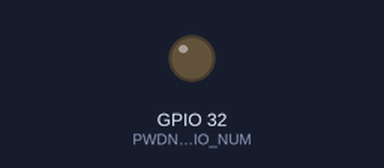
The sketch below on a simulated ESP32. On the bench: output pins drawn as LEDs (lit = HIGH). No radio packets arrive unless stated; the camera gives no picture. At 3.6 s the program puts the board to deep sleep or switches it off; the recording ends there.

Above: at 0.0 s.
Timing chart, 0 to 3.6 s (numbered marks = the images above):
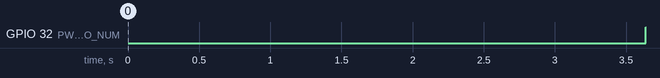

Measured:
- by itself, GPIO 32 (PWDN_GPIO_NUM): LOW → HIGH at 3.6 s

The sketch:

esp32-cam-node.ino
```cpp
// ESP32-CAM node: capture JPEG, send over LoRa in CRC-protected chunks, deep sleep.
// Board: AI Thinker ESP32-CAM. Library: LoRa (Sandeep Mistry).
// Telemetry arrives as a text line on UART0 RX (GPIO3) from the tracker MCU.
// Disconnect that wire while flashing.
#include "esp_camera.h"
#include <SPI.h>
#include <LoRa.h>
#include "driver/gpio.h"

// ---- Config ----
#define SLEEP_SECONDS   60
#define LORA_FREQ       433E6   // use your region's legal band
#define LORA_SF         7
#define LORA_BW         125E3
#define CHUNK           200
#define TYPE_IMG        0x10
#define TYPE_TELEM      0x20

// LoRa SX1278 pins (TX only, DIO0 not used)
#define LORA_SCK  14
#define LORA_MISO 12
#define LORA_MOSI 13
#define LORA_SS   15
#define LORA_RST  2

// AI Thinker camera pins
#define PWDN_GPIO_NUM 32
#define RESET_GPIO_NUM -1
#define XCLK_GPIO_NUM 0
#define SIOD_GPIO_NUM 26
#define SIOC_GPIO_NUM 27
#define Y9_GPIO_NUM 35
#define Y8_GPIO_NUM 34
#define Y7_GPIO_NUM 39
#define Y6_GPIO_NUM 36
#define Y5_GPIO_NUM 21
#define Y4_GPIO_NUM 19
#define Y3_GPIO_NUM 18
#define Y2_GPIO_NUM 5
#define VSYNC_GPIO_NUM 25
#define HREF_GPIO_NUM 23
#define PCLK_GPIO_NUM 22

RTC_DATA_ATTR uint8_t imgId = 0;

uint16_t crc16(const uint8_t *d, size_t n) {
  uint16_t c = 0xFFFF;
  while (n--) {
    c ^= (uint16_t)(*d++) << 8;
    for (int i = 0; i < 8; i++) c = (c & 0x8000) ? (c << 1) ^ 0x1021 : (c << 1);
  }
  return c;
}

void sendPacket(uint8_t type, uint8_t id, uint16_t seq, uint16_t total, const uint8_t *p, uint8_t len) {
  uint8_t buf[7 + CHUNK + 2];
  buf[0] = type; buf[1] = id;
  buf[2] = seq >> 8;   buf[3] = seq & 0xFF;
  buf[4] = total >> 8; buf[5] = total & 0xFF;
  buf[6] = len;
  memcpy(buf + 7, p, len);
  uint16_t c = crc16(buf, 7 + len);
  buf[7 + len] = c >> 8;
  buf[8 + len] = c & 0xFF;
  LoRa.beginPacket();
  LoRa.write(buf, 9 + len);
  LoRa.endPacket();      // blocking until TX done
  delay(20);
}

bool camReady = false;

String readTelemetry(uint32_t timeoutMs) {
  String last = "";
  String line = "";
  uint32_t t0 = millis();
  while (millis() - t0 < timeoutMs) {
    while (Serial.available()) {
      char ch = Serial.read();
      if (ch == '\n') { if (line.startsWith("T,")) last = line; line = ""; }
      else if (ch != '\r' && line.length() < 180) line += ch;
    }
    if (last.length()) break;
  }
  return last;
}

bool initCamera() {
  camera_config_t c = {};
  c.ledc_channel = LEDC_CHANNEL_0; c.ledc_timer = LEDC_TIMER_0;
  c.pin_d0 = Y2_GPIO_NUM; c.pin_d1 = Y3_GPIO_NUM; c.pin_d2 = Y4_GPIO_NUM; c.pin_d3 = Y5_GPIO_NUM;
  c.pin_d4 = Y6_GPIO_NUM; c.pin_d5 = Y7_GPIO_NUM; c.pin_d6 = Y8_GPIO_NUM; c.pin_d7 = Y9_GPIO_NUM;
  c.pin_xclk = XCLK_GPIO_NUM; c.pin_pclk = PCLK_GPIO_NUM;
  c.pin_vsync = VSYNC_GPIO_NUM; c.pin_href = HREF_GPIO_NUM;
  c.pin_sccb_sda = SIOD_GPIO_NUM; c.pin_sccb_scl = SIOC_GPIO_NUM;
  c.pin_pwdn = PWDN_GPIO_NUM; c.pin_reset = RESET_GPIO_NUM;
  c.xclk_freq_hz = 20000000;
  c.pixel_format = PIXFORMAT_JPEG;
  c.frame_size = FRAMESIZE_QQVGA;   // 160x120
  c.jpeg_quality = 15;              // higher number = smaller file
  c.fb_count = 1;
  camReady = (esp_camera_init(&c) == ESP_OK);
  return camReady;
}

void goToSleep() {
  LoRa.sleep();
  if (camReady) esp_camera_deinit();
  pinMode(PWDN_GPIO_NUM, OUTPUT);
  digitalWrite(PWDN_GPIO_NUM, HIGH);          // camera power-down
  gpio_hold_en((gpio_num_t)PWDN_GPIO_NUM);
  gpio_deep_sleep_hold_en();
  Serial.flush();
  esp_sleep_enable_timer_wakeup((uint64_t)SLEEP_SECONDS * 1000000ULL);
  esp_deep_sleep_start();
}

void setup() {
  gpio_hold_dis((gpio_num_t)PWDN_GPIO_NUM);
  Serial.begin(115200);
  String telem = readTelemetry(3000);

  SPI.begin(LORA_SCK, LORA_MISO, LORA_MOSI, LORA_SS);
  LoRa.setPins(LORA_SS, LORA_RST, -1);
  if (!LoRa.begin(LORA_FREQ)) {
    Serial.println("ERR,LoRa init failed");
    goToSleep();
  }
  LoRa.setSpreadingFactor(LORA_SF);
  LoRa.setSignalBandwidth(LORA_BW);
  LoRa.setCodingRate4(5);
  LoRa.setTxPower(17);
  LoRa.enableCrc();

  if (telem.length()) sendPacket(TYPE_TELEM, imgId, 0, 1, (const uint8_t *)telem.c_str(), telem.length());

  if (initCamera()) {
    for (int i = 0; i < 3; i++) { camera_fb_t *f = esp_camera_fb_get(); if (f) esp_camera_fb_return(f); }
    camera_fb_t *fb = esp_camera_fb_get();
    if (fb) {
      uint16_t total = (fb->len + CHUNK - 1) / CHUNK;
      for (uint16_t s = 0; s < total; s++) {
        size_t off = (size_t)s * CHUNK;
        uint8_t n = min((size_t)CHUNK, fb->len - off);
        sendPacket(TYPE_IMG, imgId, s, total, fb->buf + off, n);
      }
      esp_camera_fb_return(fb);
      imgId++;
    }
  } else {
    Serial.println("ERR,camera init failed");
  }
  goToSleep();
}

void loop() {}
```
